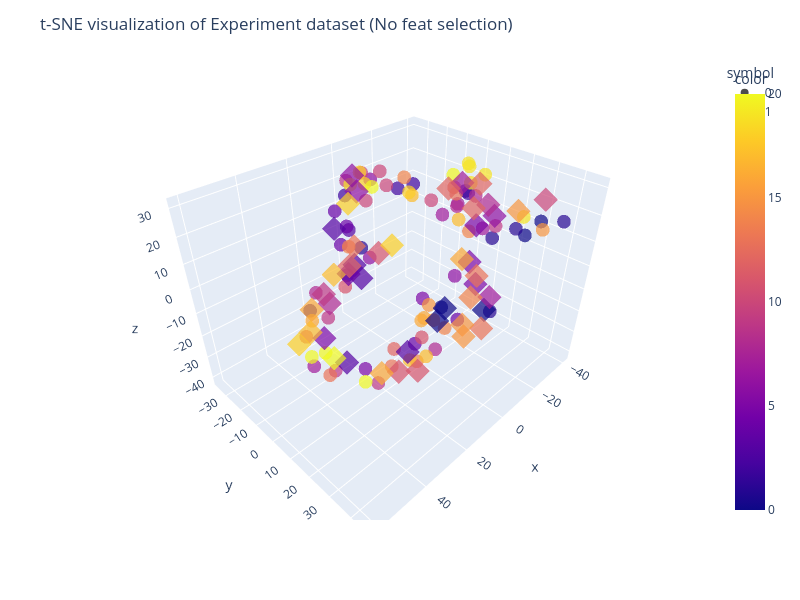

Notebook source saved alongside this figure:
### Code cell
# t-SNE in StressID
# Best N-comp=3, Perp=10 (perp range(1, 40, 1))
ed_Ncomp = 3
ed_Perp = 10
BY_CLASS = False
colors = ed_bclass_labels if BY_CLASS else ed_groups_list

ed_tsne = TSNE(n_components=ed_Ncomp, perplexity=ed_Perp, random_state=RAN_STATE)
ed_X_tsne = ed_tsne.fit_transform(ed_X)
display(ed_tsne.kl_divergence_)

fig = px.scatter_3d(
    x=ed_X_tsne[:, 0],
    y=ed_X_tsne[:, 1],
    z=ed_X_tsne[:, 2],
    color=colors,
    symbol=ed_bclass_labels,
    opacity=0.7, width=800, height=600
)
fig.update_layout(
    title="t-SNE visualization of Experiment dataset (No feat selection)",
    xaxis_title="1st t-SNE",
    yaxis_title="2nd t-SNE",
)
fig.show()
